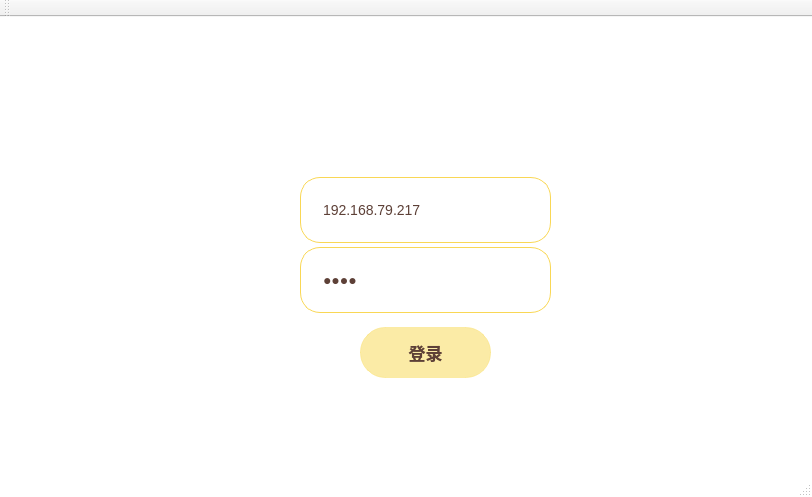
<?xml version="1.0" encoding="UTF-8"?>
<ui version="4.0">
 <class>MainWindow</class>
 <widget class="QMainWindow" name="MainWindow">
  <property name="geometry">
   <rect>
    <x>0</x>
    <y>0</y>
    <width>812</width>
    <height>497</height>
   </rect>
  </property>
  <property name="windowTitle">
   <string>MainWindow</string>
  </property>
  <property name="styleSheet">
   <string notr="true">#MainWindow

{

	
	border-image: url(:/image/70.png);
    background-repeat: no-repeat;
    background-position: center;
    background-size: cover;
    background-color: transparent;
	
}
</string>
  </property>
  <widget class="QWidget" name="centralWidget">
   <widget class="QLineEdit" name="lineEdit_2">
    <property name="geometry">
     <rect>
      <x>300</x>
      <y>230</y>
      <width>251</width>
      <height>66</height>
     </rect>
    </property>
    <property name="sizePolicy">
     <sizepolicy hsizetype="Expanding" vsizetype="Expanding">
      <horstretch>0</horstretch>
      <verstretch>0</verstretch>
     </sizepolicy>
    </property>
    <property name="styleSheet">
     <string notr="true">    background-color: rgba(255, 255, 255, 0.3);
    border: 1px solid rgba(249, 224, 118, 0.5);
    border-radius: 20px;  
    padding: 12px 20px;
    font-size: 14px;
    color: #5D4037; 
    placeholder-color: rgba(93, 64, 55, 0.6); 
    min-height: 40px;
    border: 1px solid #F9D755;
    background-color: rgba(255, 255, 255, 0.4);
    outline: none;</string>
    </property>
    <property name="text">
     <string>9999</string>
    </property>
    <property name="echoMode">
     <enum>QLineEdit::Password</enum>
    </property>
   </widget>
   <widget class="QPushButton" name="pushButton">
    <property name="geometry">
     <rect>
      <x>360</x>
      <y>310</y>
      <width>131</width>
      <height>51</height>
     </rect>
    </property>
    <property name="sizePolicy">
     <sizepolicy hsizetype="Expanding" vsizetype="Expanding">
      <horstretch>0</horstretch>
      <verstretch>0</verstretch>
     </sizepolicy>
    </property>
    <property name="styleSheet">
     <string notr="true">#pushButton
{
	background-color: rgba(249, 224, 118, 0.65);
    
    border: 1px solid rgba(249, 224, 118, 0.5);
    border-radius: 25px;
    padding: 14px;
    font-size: 17px;
    font-weight: bold;
    color: #5D4037;


}

#pushButton::hover
{
	  background-color: rgba(255, 255, 255, 0.7);
}</string>
    </property>
    <property name="text">
     <string>登录</string>
    </property>
   </widget>
   <widget class="QLineEdit" name="lineEdit">
    <property name="geometry">
     <rect>
      <x>300</x>
      <y>160</y>
      <width>251</width>
      <height>66</height>
     </rect>
    </property>
    <property name="sizePolicy">
     <sizepolicy hsizetype="Expanding" vsizetype="Expanding">
      <horstretch>0</horstretch>
      <verstretch>0</verstretch>
     </sizepolicy>
    </property>
    <property name="styleSheet">
     <string notr="true">

    background-color: rgba(255, 255, 255, 0.3);
    border: 1px solid rgba(249, 224, 118, 0.5);
    border-radius: 20px;  
    padding: 12px 20px;
    font-size: 14px;
    color: #5D4037; 
    placeholder-color: rgba(93, 64, 55, 0.6); 
    min-height: 40px;
    border: 1px solid #F9D755;
    background-color: rgba(255, 255, 255, 0.4);
    outline: none;</string>
    </property>
    <property name="text">
     <string>192.168.79.217</string>
    </property>
   </widget>
  </widget>
  <widget class="QMenuBar" name="menuBar">
   <property name="geometry">
    <rect>
     <x>0</x>
     <y>0</y>
     <width>812</width>
     <height>26</height>
    </rect>
   </property>
  </widget>
  <widget class="QToolBar" name="mainToolBar">
   <attribute name="toolBarArea">
    <enum>TopToolBarArea</enum>
   </attribute>
   <attribute name="toolBarBreak">
    <bool>false</bool>
   </attribute>
  </widget>
  <widget class="QStatusBar" name="statusBar"/>
 </widget>
 <layoutdefault spacing="6" margin="11"/>
 <resources/>
 <connections/>
</ui>
